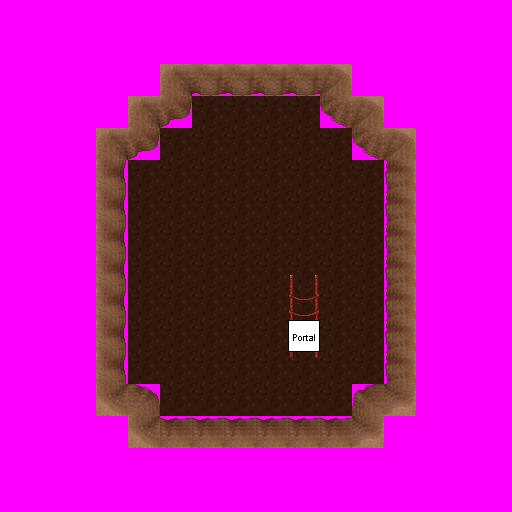

A 2D game scene composited from a Tiled map and its tileset images. What follows is a short description and the map's XML, with each tile layer's data collapsed to a summary:
An orthogonal 16x16 tile map with 32x32 px tiles, 6 tile layers (Ground, Objects, Above, Walkable, ...), 5 tilesets.

<map version="1.0" orientation="orthogonal" width="16" height="16" tilewidth="32" tileheight="32">
 <tileset firstgid="1" name="ground_ground_3" tilewidth="32" tileheight="32">
  <image source="../drawable/ground_ground_3.png" width="160" height="32" />
 </tileset>
 <tileset firstgid="6" name="building_wall_int_sandstone" tilewidth="32" tileheight="32">
  <image source="../drawable/building_wall_int_sandstone.png" width="96" height="160" />
 </tileset>
 <tileset firstgid="21" name="logic_portal" tilewidth="32" tileheight="32">
  <image source="../drawable/logic_portal.png" width="256" height="96" />
 </tileset>
 <tileset firstgid="45" name="ground_ladder_rope_ladder" tilewidth="32" tileheight="32">
  <image source="../drawable/ground_ladder_rope_ladder.png" width="160" height="128" />
 </tileset>
 <tileset firstgid="65" name="walkable_sentinel" tilewidth="32" tileheight="32">
  <image source="../drawable/walkable_sentinel.png" width="32" height="32" />
 </tileset>
 <layer name="Ground" width="16" height="16">
  <data>[256 cells, 256 non-empty, 2 distinct tile ids]</data>
 </layer>
 <layer name="Objects" width="16" height="16">
  <data>[256 cells, 0 non-empty, 0 distinct tile ids]</data>
 </layer>
 <layer name="Above" width="16" height="16">
  <data>[256 cells, 4 non-empty, 3 distinct tile ids]</data>
 </layer>
 <layer name="Walkable" width="16" height="16">
  <data>[256 cells, 184 non-empty, 1 distinct tile ids]</data>
 </layer>
 <layer name="Objects_stendhal" width="16" height="16">
  <data>[256 cells, 40 non-empty, 12 distinct tile ids]</data>
 </layer>
 <layer name="Objects_stendhal2" width="16" height="16">
  <data>[256 cells, 1 non-empty, 1 distinct tile ids]</data>
 </layer>
 <objectgroup name="Mapevents" width="16" height="16" />
 <objectgroup name="Spawn" width="16" height="16" />
 <objectgroup name="Keys" width="16" height="16" />
 <objectgroup name="Replace" width="16" height="16" />
</map>
